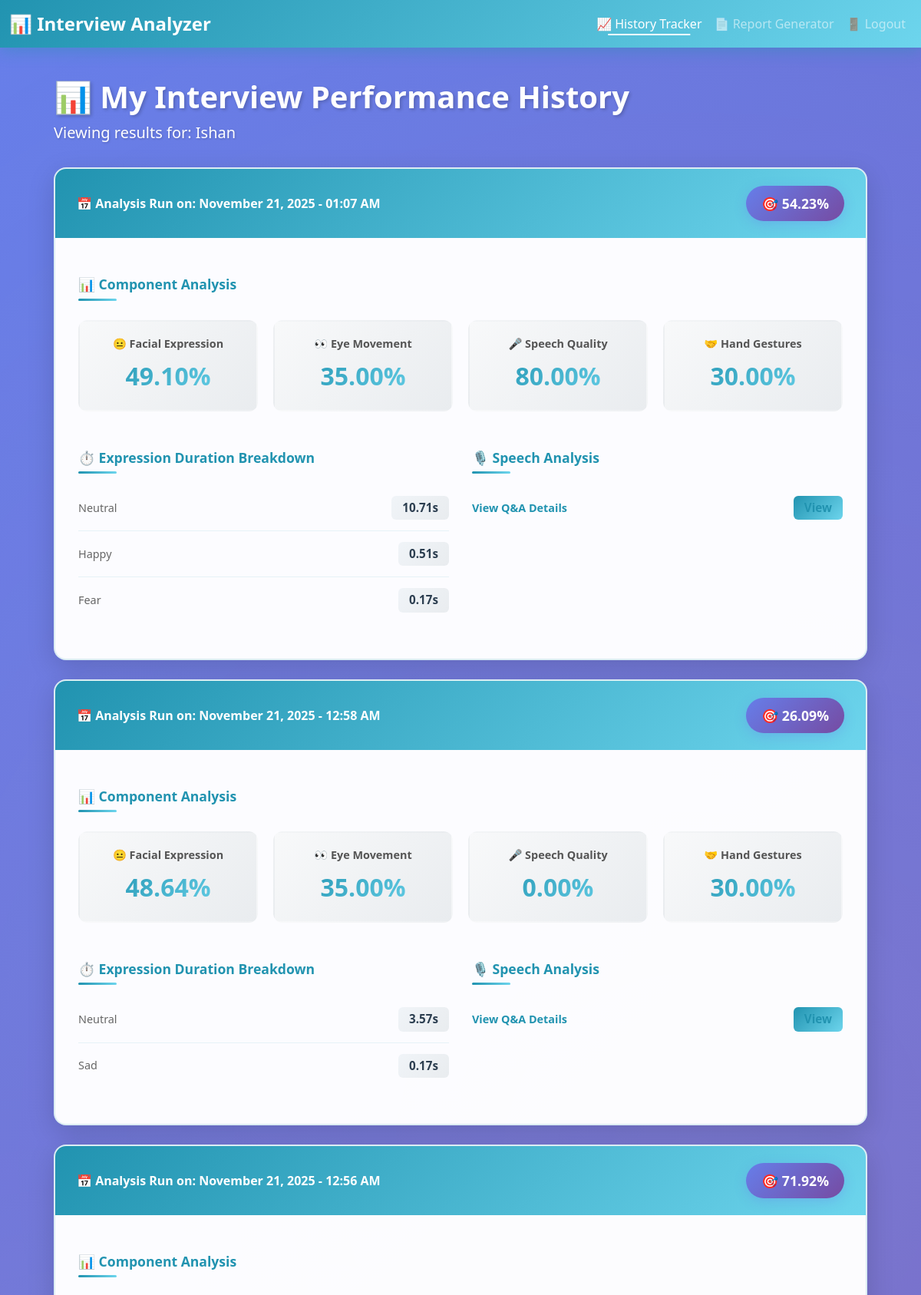
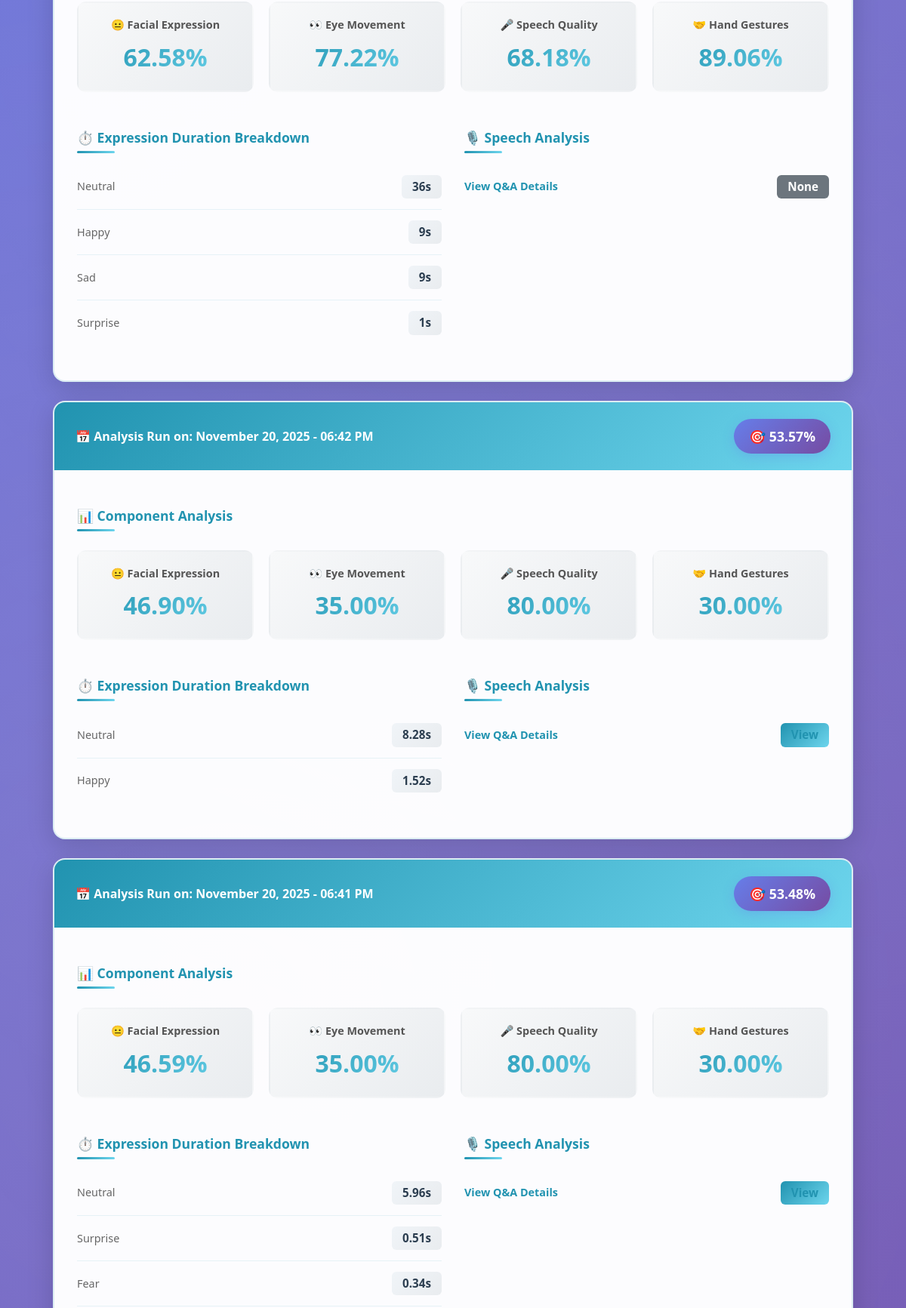
/history (signed in, upper part), run on the app's committed database (2 pictures, top to bottom).
### backend/models.py (models this page shows, shortened)
class User(models.Model):
    name = models.CharField(max_length=255)
    email = models.EmailField(unique=True)
    password = models.CharField(max_length=128) # Stores hashed password
    role = models.CharField(max_length=20, default='candidate') # 'candidate' or 'admin'

class AnalysisResult(models.Model):
    user = models.ForeignKey(User, on_delete=models.CASCADE)
    date_time = models.DateTimeField(auto_now_add=True)
    video_path = models.CharField(max_length=500)
    overall_confidence = models.FloatField()
    expression_confidence = models.FloatField(default=0.0)
    eye_movement_confidence = models.FloatField(default=0.0)
    speech_confidence = models.FloatField(default=0.0)
    hand_gesture_confidence = models.FloatField(default=0.0)
    speech_details = models.TextField(default="[]")
    detailed_results = models.TextField()
    def get_detailed_results(self):
        try:
            return json.loads(self.detailed_results)
        except json.JSONDecodeError:
            return {}

### backend/views.py (the view)
# urls.py: path('history', views.candidate_history, name='candidate_history'),
def candidate_history(request):
    user_id = request.session.get('user_id')
    user_role = request.session.get('user_role')
    if not user_id:
        messages.error(request, "Please log in to view your history.")
        return redirect('auth')
    if user_role == 'admin':
        messages.error(request, "Administrators cannot access the Candidate History page.")
        return redirect('admin_dashboard')
    try:
        candidate = User.objects.get(id=user_id)
        analysis_results = AnalysisResult.objects.filter(user=candidate).order_by('-date_time')
    except User.DoesNotExist:
        messages.error(request, "User profile error. Please log in again.")
        return redirect('logout')
    context = {
        'candidate': candidate,
        'analysis_results': analysis_results,
    }
    return render(request, 'history.html', context)

### backend/templates/history.html (shortened to what this page needs)
{% load tz %}
<!DOCTYPE html>
<html lang="en">
<head>
    <link href="https://cdn.jsdelivr.net/npm/bootstrap@5.3.0/dist/css/bootstrap.min.css" rel="stylesheet">
</head>
<body>
<nav class="navbar navbar-expand-lg navbar-dark">
    <div class="container-fluid">
        <a class="navbar-brand" href="{% url 'home' %}">📊 Interview Analyzer</a>
        <div class="collapse navbar-collapse justify-content-end">
            <ul class="navbar-nav">
                <li class="nav-item">
                    <a class="nav-link active" href="{% url 'candidate_history' %}">📈 History Tracker</a>
                </li>
                <li class="nav-item">
                    <a class="nav-link" href="{% url 'report_generator_self' %}">📄 Report Generator</a>
                </li>
                <li class="nav-item">
                    <a class="nav-link" href="{% url 'logout' %}">🚪 Logout</a>
                </li>
            </ul>
        </div>
    </div>
</nav>
<div class="container history-container">
    <h1 class="mb-2">📊 My Interview Performance History</h1>
    <p class="lead">Viewing results for: <strong>{{ candidate.name }}</strong></p>
    {% if analysis_results %}
    <div class="row">
        {% for result in analysis_results %}
        <div class="col-md-12">
            <div class="card result-card">
                <div class="card-header">
                    <div>📅 Analysis Run on: <strong>{{ result.date_time|date:"F d, Y - h:i A" }}</strong></div>
                    <div>
                        <span class="overall-score-badge">🎯 {{ result.overall_confidence|floatformat:2 }}%</span>
                    </div>
                </div>
                <div class="card-body">
                    <h5>📊 Component Analysis</h5>
                    <div class="metrics-grid">
                        <div class="metric-box">
                            <h6>😐 Facial Expression</h6>
                            <div class="percentage">{{ result.expression_confidence|floatformat:2 }}%</div>
                        </div>
                        <div class="metric-box">
                            <h6>👀 Eye Movement</h6>
                            <div class="percentage">{{ result.eye_movement_confidence|floatformat:2 }}%</div>
                        </div>
                        <div class="metric-box">
                            <h6>🎤 Speech Quality</h6>
                            <div class="percentage">{{ result.speech_confidence|floatformat:2 }}%</div>
                        </div>
                        <div class="metric-box">
                            <h6>🤝 Hand Gestures</h6>
                            <div class="percentage">{{ result.hand_gesture_confidence|floatformat:2 }}%</div>
                        </div>
                    </div>
                    <div class="section-divider">
                        <div>
                            <h5>⏱️ Expression Duration Breakdown</h5>
                            <ul class="list-unstyled small">
                            {% with expressions=result.get_detailed_results.expression_seconds %}
                                {% for expr, duration in expressions.items %}
                                    <li>
                                        <span>{{ expr|title }}</span>
                                        <span class="badge bg-light">{{ duration }}s</span>
                                    </li>
                                {% empty %}
                                    <li><em>No detailed expression data recorded.</em></li>
                                {% endfor %}
                            {% endwith %}
                            </ul>
                        </div>
                        <div>
                            <h5>🎙️ Speech Analysis</h5>
                            <ul class="list-unstyled small">
                                <li>
                                    <span><a class="speech-link" data-result="{{ result.id }}">View Q&A Details</a></span>
                                    {% with qa_list=result.speech_details|safe %}
                                        {% if qa_list != "[]" %}
                                            <span class="badge speech-link" data-result="{{ result.id }}" style="cursor:pointer;">
                                                View
                                            </span>
                                        {% else %}
                                            <span class="badge" style="background: #6c757d;">None</span>
                                        {% endif %}
                                    {% endwith %}
                                </li>
                            </ul>
                        </div>
                    </div>
                </div>
            </div>
        </div>
        {% endfor %}
    </div>
    {% else %}
        <div class="alert alert-info mt-5">
            <h5 class="alert-heading">📭 No Analysis Records Yet</h5>
            <p>You have not submitted any videos for analysis yet.
            <a href="{% url 'home' %}" class="alert-link">Go back to the home page</a> to upload your first video!</p>
        </div>
    {% endif %}
</div>
</body>
</html>

### data on the page
User: name "Ishan"
AnalysisResult: date_time "November 21, 2025 - 01:07 AM", overall_confidence "54.23", expression_confidence "49.10", eye_movement_confidence "35.00", speech_confidence "80.00", hand_gesture_confidence "30.00", expressions "Neutral" "Happy" "Fear", expressions "10.71" "0.51" "0.17"
AnalysisResult: date_time "November 21, 2025 - 12:58 AM", overall_confidence "26.09", expression_confidence "48.64", eye_movement_confidence "35.00", speech_confidence "0.00", hand_gesture_confidence "30.00", expressions "Neutral" "Sad", expressions "3.57" "0.17"
AnalysisResult: date_time "November 21, 2025 - 12:56 AM", overall_confidence "71.92", expression_confidence "62.58", eye_movement_confidence "77.22", speech_confidence "68.18", hand_gesture_confidence "89.06", expressions "Neutral" "Happy" "Sad" "Surprise", expressions "36" "9" "9" "1", shows "None"
AnalysisResult: date_time "November 20, 2025 - 06:42 PM", overall_confidence "53.57", expression_confidence "46.90", eye_movement_confidence "35.00", speech_confidence "80.00", hand_gesture_confidence "30.00", expressions "Neutral" "Happy", expressions "8.28" "1.52"
AnalysisResult: date_time "November 20, 2025 - 06:41 PM", overall_confidence "53.48", expression_confidence "46.59", eye_movement_confidence "35.00", speech_confidence "80.00", hand_gesture_confidence "30.00", expressions "Neutral" "Surprise" "Fear", expressions "5.96" "0.51" "0.34"
